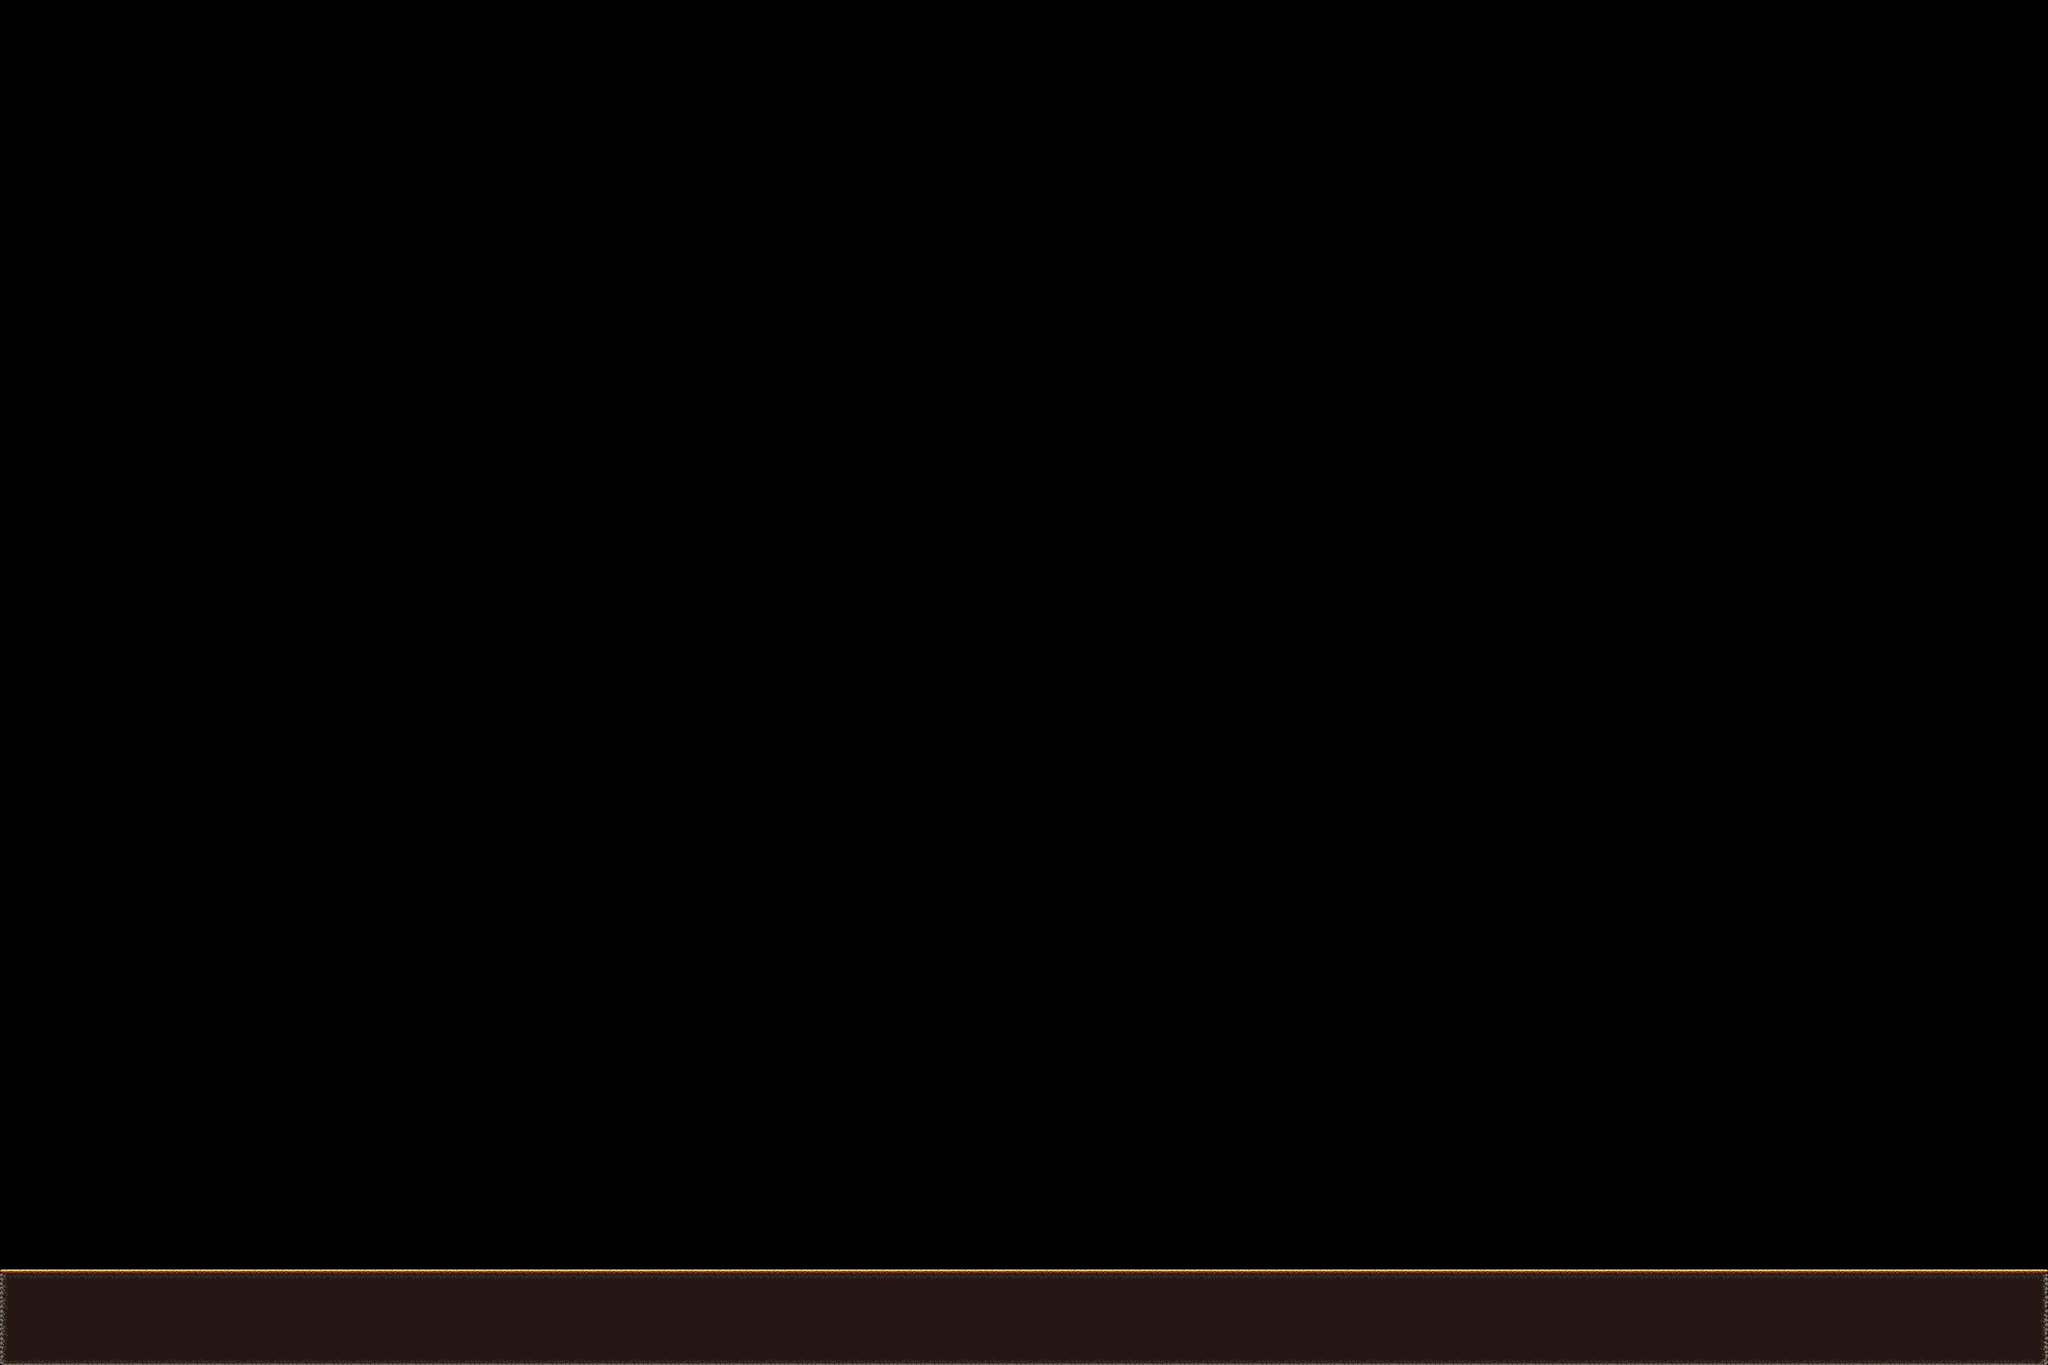

This is a level from a 2D game, rendered from its Tiled map with the project's own tilesets. A one-line summary and the map file follow, with tile-layer data summarised:
An orthogonal 150x100 tile map with 24x24 px tiles, 1 tile layer (tiles1).

<map version="1.10" tiledversion="1.10.2" orientation="orthogonal" renderorder="right-down" width="150" height="100" tilewidth="24" tileheight="24" infinite="0" nextlayerid="2" nextobjectid="1">
 <tileset firstgid="1" source="tiles1.tsx" />
 <layer id="1" name="tiles1" width="150" height="100">
  <data>[15000 cells, 1050 non-empty, 13 distinct tile ids]</data>
 </layer>
</map>
